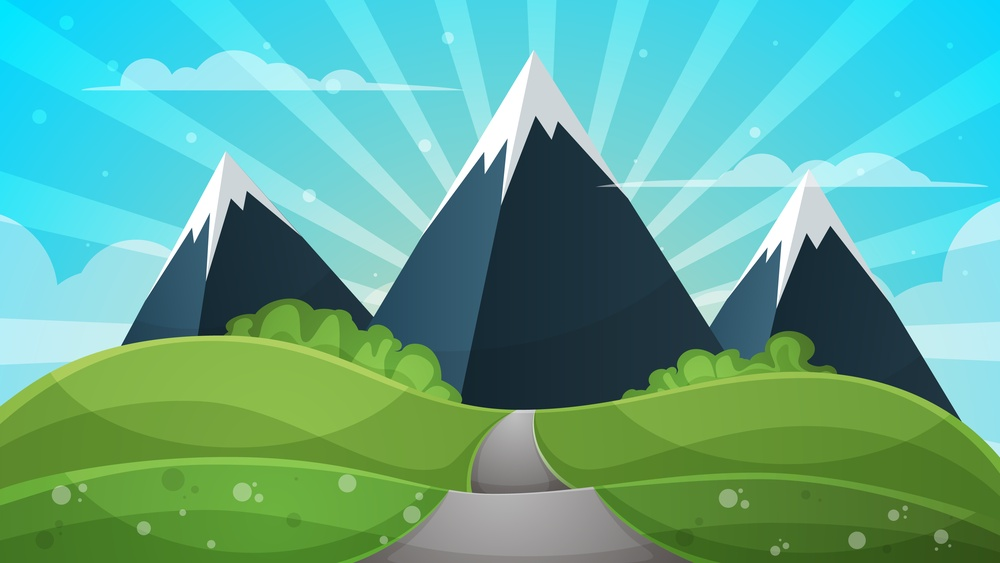
#> input picture color spacing/mountain_image.jpg, 1000 x 563 px, shrunk from 7000 x 3938 before the run
$ jupyter execute color_spacing.ipynb
#> lines starting #> are read from the running program, lines starting #| are printed output that depends on the picture
[cell 1]
#color spacing is concept of changing the color of image by using opencv which will use by computer for understanding the image
import cv2

[cell 2]
bgr_image=cv2.imread("./mountain_image.jpg")
#> bgr_image is the input picture: shape (563, 1000, 3); mean B, G, R 146.3, 169.3, 94.4

[cell 3]
#1st converitng bgr to grayscale image
gray_image=cv2.cvtColor(bgr_image, cv2.COLOR_BGR2GRAY)
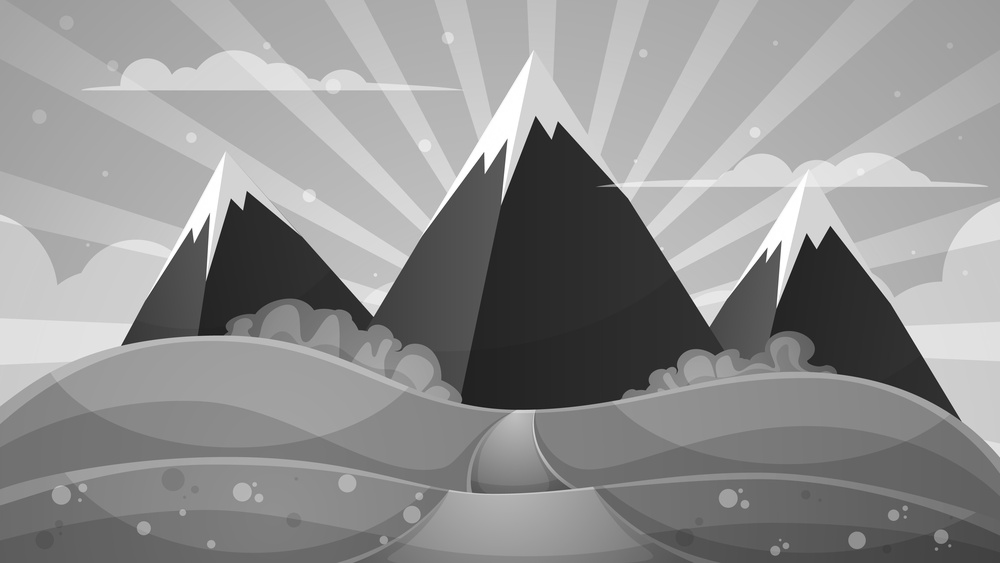
#> gray_image: shape (563, 1000); min 15, max 255, mean 144.3
cv2.imwrite("./gray_scale.jpg", gray_image)
#> Out = True

[cell 4]
#we convert from bgr to hsv as hsv is the format that is understandable by machine not by human
hsv_image=cv2.cvtColor(bgr_image, cv2.COLOR_BGR2HSV)
#> hsv_image: shape (563, 1000, 3); mean H, S, V 78.5, 141.7, 177.5
cv2.imwrite("./hsv_image.jpg", hsv_image)
#> Out = True

[cell 5]
# we converting image to lab that too is the same image which is understand by computer not by human
lab_image=cv2.cvtColor(bgr_image, cv2.COLOR_BGR2LAB)
#> lab_image: shape (563, 1000, 3); mean of channels 0, 1, 2 163.2, 103.8, 133.1
cv2.imwrite("./lab_image.jpg", lab_image)
#> Out = True

[cell 6]
# now we convert bgr to rgb
rgb_image=cv2.cvtColor(bgr_image, cv2.COLOR_BGR2RGB)
cv2.imwrite("./rgb_image.jpg", rgb_image)
#> Out = True

# as the image is alredy in bgr so we not require to convert in bgr if you want to see you can see by computing it
